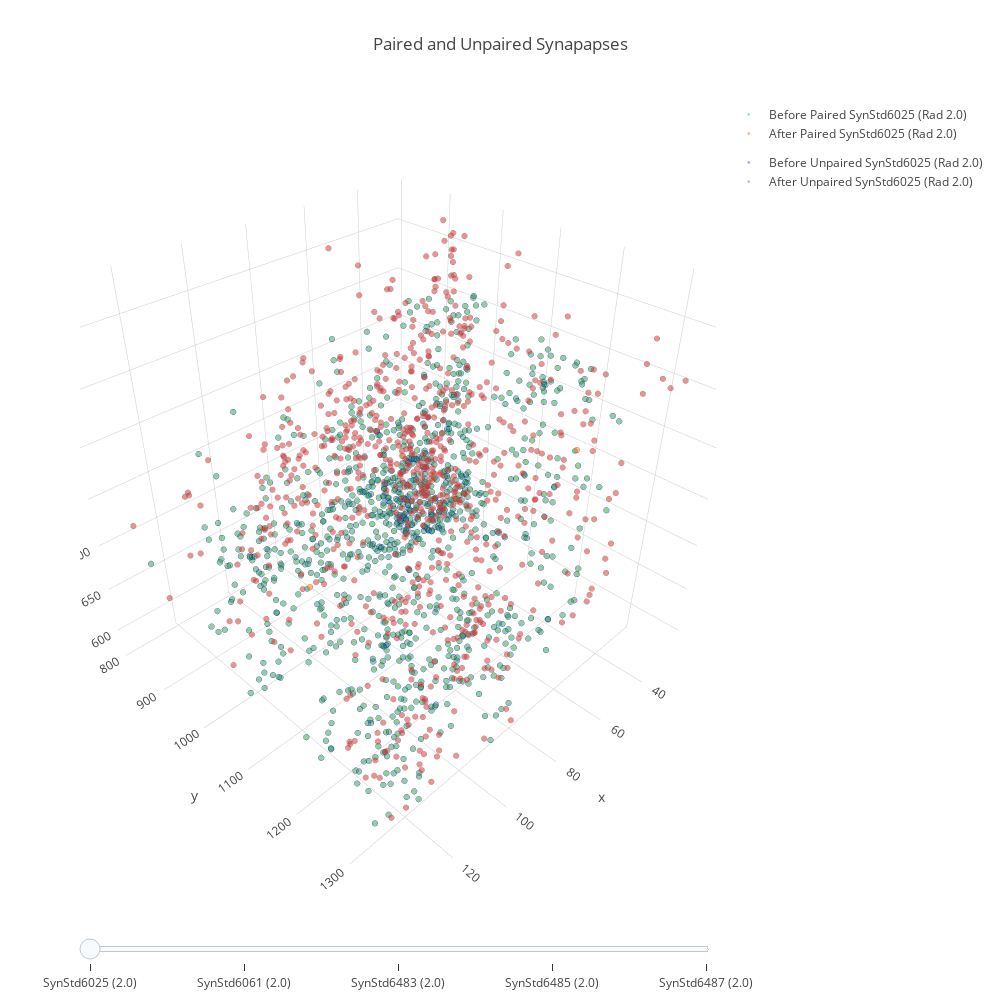

The notebook cell saved with this chart:
### Code cell
plot_study = learners[0]


# Get all radii for a specific study
s_list = [v[plot_study] for k,v in pairs.items() ]


s_list = [ v for k,v in pairs[2.0].items() if v['type'] == 'learner']

print('Plotting {0} studies'.format(len(s_list)))
plot_pairs(s_list)

### Figure 1 — Plotly figure (JSON) as saved in the notebook; plotly's stock layout.template omitted (floating-point values rounded to 4 significant figures; data arrays with more than 128 entries replaced by an {"elided": "..."} marker saying what was removed)
{"data": [{"legendgroup": "paired", "marker": {"line": {"color": "rgb(0,255,0)", "width": 0.5}, "opacity": 0.5, "size": 2}, "mode": "markers", "name": "Before Paired SynStd6025 (Rad 2.0)", "type": "scatter3d", "visible": true, "x": [47, 52, 54, 67, 108, 68, 103], "y": [1054, 1054, 1004, 1025, 1054, 1311, 1174], "z": [691, 691, 698, 755, 691, 843, 692]}, {"legendgroup": "paired", "marker": {"line": {"color": "rgb(255,0,0)", "width": 0.5}, "opacity": 0.5, "size": 2}, "mode": "markers", "name": "After Paired SynStd6025 (Rad 2.0)", "type": "scatter3d", "visible": true, "x": [47, 51, 55, 67, 107, 67, 102], "y": [1054, 1054, 1004, 1024, 1054, 1310, 1174], "z": [691, 691, 699, 755, 691, 842, 692]}, {"legendgroup": "unpaired", "marker": {"line": {"color": "rgb(0,0,255)", "width": 0.5}, "opacity": 0.5, "size": 2}, "mode": "markers", "name": "Before Unpaired SynStd6025 (Rad 2.0)", "type": "scatter3d", "visible": true, "x": {"elided": "1048 int values"}, "y": {"elided": "1048 int values"}, "z": {"elided": "1048 int values"}}, {"legendgroup": "unpaired", "marker": {"line": {"color": "rgb(128,128,128)", "width": 0.5}, "opacity": 0.5, "size": 2}, "mode": "markers", "name": "After Unpaired SynStd6025 (Rad 2.0)", "type": "scatter3d", "visible": true, "x": {"elided": "758 int values"}, "y": {"elided": "758 int values"}, "z": {"elided": "758 int values"}}, {"legendgroup": "paired", "marker": {"line": {"color": "rgb(0,255,0)", "width": 0.5}, "opacity": 0.5, "size": 2}, "mode": "markers", "name": "Before Paired SynStd6061 (Rad 2.0)", "type": "scatter3d", "visible": false, "x": [65], "y": [717], "z": [466]}, {"legendgroup": "paired", "marker": {"line": {"color": "rgb(255,0,0)", "width": 0.5}, "opacity": 0.5, "size": 2}, "mode": "markers", "name": "After Paired SynStd6061 (Rad 2.0)", "type": "scatter3d", "visible": false, "x": [65], "y": [716], "z": [466]}, {"legendgroup": "unpaired", "marker": {"line": {"color": "rgb(0,0,255)", "width": 0.5}, "opacity": 0.5, "size": 2}, "mode": "markers", "name": "Before Unpaired SynStd6061 (Rad 2.0)", "type": "scatter3d", "visible": false, "x": {"elided": "601 int values"}, "y": {"elided": "601 int values"}, "z": {"elided": "601 int values"}}, {"legendgroup": "unpaired", "marker": {"line": {"color": "rgb(128,128,128)", "width": 0.5}, "opacity": 0.5, "size": 2}, "mode": "markers", "name": "After Unpaired SynStd6061 (Rad 2.0)", "type": "scatter3d", "visible": false, "x": {"elided": "689 int values"}, "y": {"elided": "689 int values"}, "z": {"elided": "689 int values"}}, {"legendgroup": "paired", "marker": {"line": {"color": "rgb(0,255,0)", "width": 0.5}, "opacity": 0.5, "size": 2}, "mode": "markers", "name": "Before Paired SynStd6483 (Rad 2.0)", "type": "scatter3d", "visible": false, "x": [103], "y": [715], "z": [521]}, {"legendgroup": "paired", "marker": {"line": {"color": "rgb(255,0,0)", "width": 0.5}, "opacity": 0.5, "size": 2}, "mode": "markers", "name": "After Paired SynStd6483 (Rad 2.0)", "type": "scatter3d", "visible": false, "x": [103], "y": [715], "z": [520]}, {"legendgroup": "unpaired", "marker": {"line": {"color": "rgb(0,0,255)", "width": 0.5}, "opacity": 0.5, "size": 2}, "mode": "markers", "name": "Before Unpaired SynStd6483 (Rad 2.0)", "type": "scatter3d", "visible": false, "x": {"elided": "1212 int values"}, "y": {"elided": "1212 int values"}, "z": {"elided": "1212 int values"}}, {"legendgroup": "unpaired", "marker": {"line": {"color": "rgb(128,128,128)", "width": 0.5}, "opacity": 0.5, "size": 2}, "mode": "markers", "name": "After Unpaired SynStd6483 (Rad 2.0)", "type": "scatter3d", "visible": false, "x": {"elided": "1206 int values"}, "y": {"elided": "1206 int values"}, "z": {"elided": "1206 int values"}}, {"legendgroup": "paired", "marker": {"line": {"color": "rgb(0,255,0)", "width": 0.5}, "opacity": 0.5, "size": 2}, "mode": "markers", "name": "Before Paired SynStd6485 (Rad 2.0)", "type": "scatter3d", "visible": false, "x": [140, 142], "y": [728, 797], "z": [479, 359]}, {"legendgroup": "paired", "marker": {"line": {"color": "rgb(255,0,0)", "width": 0.5}, "opacity": 0.5, "size": 2}, "mode": "markers", "name": "After Paired SynStd6485 (Rad 2.0)", "type": "scatter3d", "visible": false, "x": [141, 141], "y": [729, 796], "z": [478, 359]}, {"legendgroup": "unpaired", "marker": {"line": {"color": "rgb(0,0,255)", "width": 0.5}, "opacity": 0.5, "size": 2}, "mode": "markers", "name": "Before Unpaired SynStd6485 (Rad 2.0)", "type": "scatter3d", "visible": false, "x": {"elided": "868 int values"}, "y": {"elided": "868 int values"}, "z": {"elided": "868 int values"}}, {"legendgroup": "unpaired", "marker": {"line": {"color": "rgb(128,128,128)", "width": 0.5}, "opacity": 0.5, "size": 2}, "mode": "markers", "name": "After Unpaired SynStd6485 (Rad 2.0)", "type": "scatter3d", "visible": false, "x": {"elided": "974 int values"}, "y": {"elided": "974 int values"}, "z": {"elided": "974 int values"}}, {"legendgroup": "paired", "marker": {"line": {"color": "rgb(0,255,0)", "width": 0.5}, "opacity": 0.5, "size": 2}, "mode": "markers", "name": "Before Paired SynStd6487 (Rad 2.0)", "type": "scatter3d", "visible": false, "x": [179, 199], "y": [717, 682], "z": [360, 388]}, {"legendgroup": "paired", "marker": {"line": {"color": "rgb(255,0,0)", "width": 0.5}, "opacity": 0.5, "size": 2}, "mode": "markers", "name": "After Paired SynStd6487 (Rad 2.0)", "type": "scatter3d", "visible": false, "x": [180, 200], "y": [716, 683], "z": [361, 389]}, {"legendgroup": "unpaired", "marker": {"line": {"color": "rgb(0,0,255)", "width": 0.5}, "opacity": 0.5, "size": 2}, "mode": "markers", "name": "Before Unpaired SynStd6487 (Rad 2.0)", "type": "scatter3d", "visible": false, "x": {"elided": "1477 int values"}, "y": {"elided": "1477 int values"}, "z": {"elided": "1477 int values"}}, {"legendgroup": "unpaired", "marker": {"line": {"color": "rgb(128,128,128)", "width": 0.5}, "opacity": 0.5, "size": 2}, "mode": "markers", "name": "After Unpaired SynStd6487 (Rad 2.0)", "type": "scatter3d", "visible": false, "x": {"elided": "1281 int values"}, "y": {"elided": "1281 int values"}, "z": {"elided": "1281 int values"}}], "layout": {"height": 1000, "sliders": [{"active": 0, "currentvalue": {"visible": false}, "pad": {"t": 50}, "steps": [{"args": ["visible", [true, true, true, true, false, false, false, false, false, false, false, false, false, false, false, false, false, false, false, false]], "label": "SynStd6025 (2.0)", "method": "restyle"}, {"args": ["visible", [false, false, false, false, true, true, true, true, false, false, false, false, false, false, false, false, false, false, false, false]], "label": "SynStd6061 (2.0)", "method": "restyle"}, {"args": ["visible", [false, false, false, false, false, false, false, false, true, true, true, true, false, false, false, false, false, false, false, false]], "label": "SynStd6483 (2.0)", "method": "restyle"}, {"args": ["visible", [false, false, false, false, false, false, false, false, false, false, false, false, true, true, true, true, false, false, false, false]], "label": "SynStd6485 (2.0)", "method": "restyle"}, {"args": ["visible", [false, false, false, false, false, false, false, false, false, false, false, false, false, false, false, false, true, true, true, true]], "label": "SynStd6487 (2.0)", "method": "restyle"}]}], "title": "Paired and Unpaired Synapapses", "width": 1000}}
